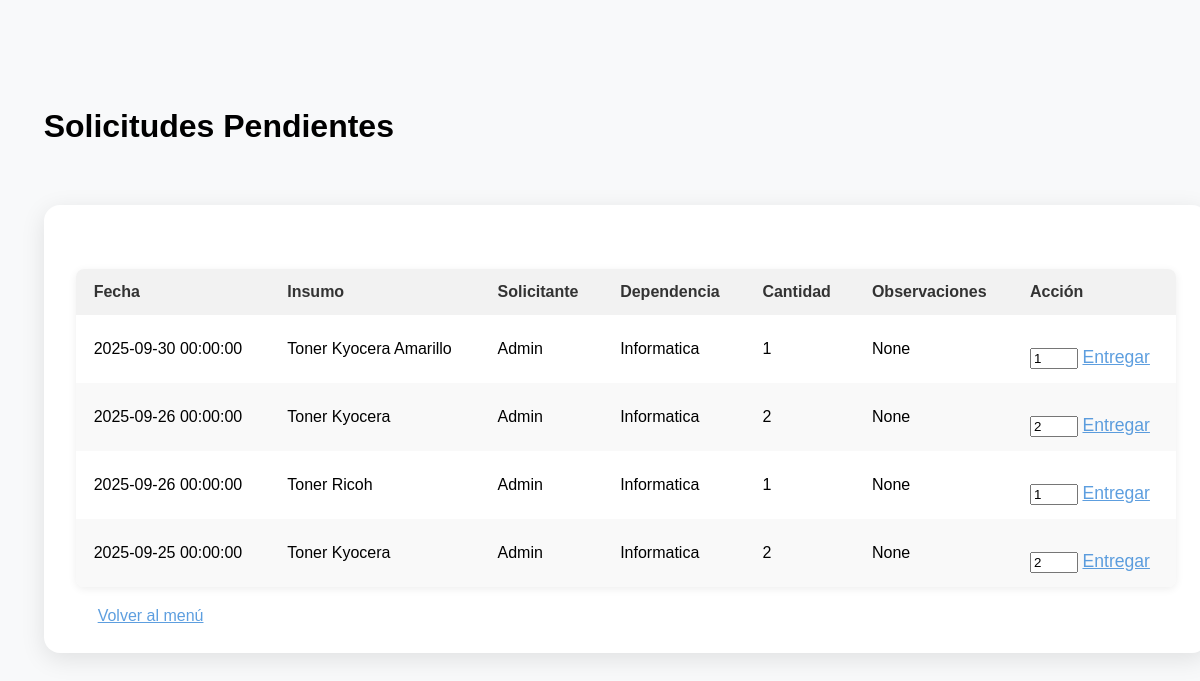
The app's page /ver_solicitudes (signed in) with its own data.
### app/models.py (models this page shows, shortened)
class SolicitudInsumo(db.Model):
    __tablename__ = 'solicitud_insumos'
    id_solicitud = db.Column(db.Integer, primary_key=True, autoincrement=True)
    fecha_solicitud = db.Column(db.DateTime, default=lambda: datetime.now(timezone.utc).date())
    cantidad_solicitada = db.Column(db.Integer, nullable=False)
    estado = db.Column(db.String(20))
    observaciones = db.Column(db.String(200))
    insumo_id = db.Column(db.Integer, db.ForeignKey('insumos.id'), nullable=False)
    usuario_id = db.Column(db.Integer, db.ForeignKey('usuarios.id_usuario'), nullable=False)

class Insumo(db.Model):
    __tablename__ = 'insumos'
    id = db.Column(db.Integer, primary_key=True, autoincrement=True)
    codigo_producto = db.Column(db.String(50), unique=True, nullable=False)
    descripcion = db.Column(db.String(200), nullable=False)
    existencias_iniciales_anio = db.Column(db.Integer, default=0)
    stock_actual = db.Column(db.Integer, default=0)
    porcentaje_utilizado = db.Column(db.Float, default=0.0)
    cantidad_entradas = db.Column(db.Integer, default=0)
    cantidad_salidas = db.Column(db.Integer, default=0)
    entradas = db.relationship('EntradaInsumo', backref='insumo', lazy=True)
    salidas = db.relationship('SalidaInsumo', backref='insumo', lazy=True)
    solicitudes = db.relationship('SolicitudInsumo', backref='insumo', lazy=True)

class User(UserMixin,db.Model):
    __tablename__ = 'usuarios'
    id_usuario = db.Column(db.Integer, primary_key=True, autoincrement=True)
    cedula = db.Column(db.Integer, unique=True, nullable=False)
    nombre = db.Column(db.String(100), nullable=False)
    password = db.Column(db.String(128), nullable=False)
    rol = db.Column(db.String(50), nullable=False, default='funcionario') # 'admin' o 'funcionario'
    dependencia = db.Column(db.String(100), nullable=False)
    salidas = db.relationship('SalidaInsumo', backref='usuario', lazy=True)
    solicitudes = db.relationship('SolicitudInsumo', backref='usuario', lazy=True)

### app/routes.py (the view)
@app.route('/ver_solicitudes', methods=['GET'])
@login_required
def ver_solicitudes():
    solicitudes = db.session.scalars(
        sa.select(SolicitudInsumo)
        .join(User)
        .join(Insumo)
        .where(SolicitudInsumo.estado == 'pendiente')
        .order_by(SolicitudInsumo.fecha_solicitud.desc())
    ).all()
    if not solicitudes:
        flash('No hay solicitudes pendientes.', 'info')
        return redirect(url_for('index'))
    return render_template('ver_solicitudes.html', solicitudes=solicitudes)

### app/models.py (called while the page is built)
@login.user_loader
def load_user(id_usuario):
    return db.session.get(User, int(id_usuario))

### app/templates/ver_solicitudes.html (shortened to what this page needs)
{% extends "base.html" %}
{% block content %}
<div class="page-container">
    <h1>Solicitudes Pendientes</h1>
    <div class="table-container">
        <table>
            <thead>
                <tr>
                    <th>Fecha</th>
                    <th>Insumo</th>
                    <th>Solicitante</th>
                    <th>Dependencia</th>
                    <th>Cantidad</th>
                    <th>Observaciones</th>
                    <th>Acción</th>
                </tr>
            </thead>
            <tbody>
            {% for solicitud in solicitudes %}
                <tr>
                    <td>{{ solicitud.fecha_solicitud }}</td>
                    <td>{{ solicitud.insumo.descripcion }}</td>
                    <td>{{ solicitud.usuario.nombre }}</td>
                    <td>{{ solicitud.usuario.dependencia }}</td>
                    <td>{{ solicitud.cantidad_solicitada }}</td>
                    <td>{{ solicitud.observaciones }}</td>
                    <td>
                        <form method="post" action="{{ url_for('entregar_solicitud', solicitud_id=solicitud.id_solicitud) }}">
                            <input type="number" name="cantidad_entregada" min="1" max="{{ solicitud.cantidad_solicitada }}" value="{{ solicitud.cantidad_solicitada }}" required>
                            <button type="submit" class="btn">Entregar</button>
                        </form>
                    </td>
                </tr>
            {% endfor %}
            </tbody>
        </table>
        <a class="btn-link" href="{{ url_for('index') }}">Volver al menú</a>
    </div>
</div>
{% endblock %}

### app/static/style.css (style rules this page uses)
body { font-family: Arial, sans-serif; background-color: #f8f9fa; margin: 0; padding: 0; display: flex; justify-content: center; align-items: center; height: 100vh; }
.table-container { background-color: #fff; padding: 32px 32px 24px 32px; border-radius: 16px; box-shadow: 0 6px 24px rgba(0, 0, 0, 0.10); max-width: 1100px; width: 100%; margin: 60px auto; overflow-x: auto; max-height: 600px; overflow-y: auto; }
table { width: 100%; border-collapse: collapse; margin: 32px 0 16px 0; background: #fff; border-radius: 8px; box-shadow: 0 2px 8px rgba(0,0,0,0.07); overflow: hidden; }
th, td { padding: 14px 18px; text-align: left; }
th { background-color: #f2f2f2; color: #333; font-weight: 600; }
tr:nth-child(even) { background-color: #f9f9f9; }
button[type="button"], .btn, .btn-link { background: none; color: #1976d2; opacity: 0.7; border: none; font-size: 1.1rem; text-decoration: underline; cursor: pointer; padding: 0; margin-top: 18px; display: inline-block; transition: color 0.2s, opacity 0.2s; }
.btn-link { background: none; border: none; color: #1976d2; font-size: 1rem; text-decoration: underline; cursor: pointer; margin: 0 10px; padding: 4px 12px; border-radius: 6px; transition: background 0.2s; display: inline-block; }

### records on screen
SolicitudInsumo: fecha_solicitud "2025-09-30 00:00:00", insumo.descripcion "Toner Kyocera Amarillo", usuario.nombre "Admin", usuario.dependencia "Informatica", cantidad_solicitada "1", observaciones "None", cantidad_entregada "1"
SolicitudInsumo: fecha_solicitud "2025-09-26 00:00:00", insumo.descripcion "Toner Kyocera", usuario.nombre "Admin", usuario.dependencia "Informatica", cantidad_solicitada "2", observaciones "None", cantidad_entregada "2"
SolicitudInsumo: fecha_solicitud "2025-09-26 00:00:00", insumo.descripcion "Toner Ricoh", usuario.nombre "Admin", usuario.dependencia "Informatica", cantidad_solicitada "1", observaciones "None", cantidad_entregada "1"
SolicitudInsumo: fecha_solicitud "2025-09-25 00:00:00", insumo.descripcion "Toner Kyocera", usuario.nombre "Admin", usuario.dependencia "Informatica", cantidad_solicitada "2", observaciones "None", cantidad_entregada "2"
